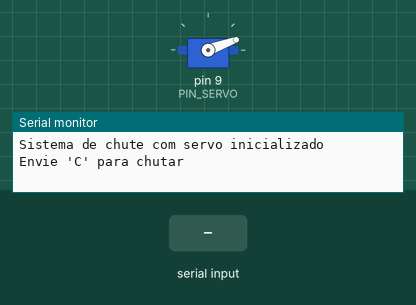
Simulated run of this sketch. Board: Arduino Uno, built with avr-gcc and run on an emulated ATmega328P. Parts: servo, the last lines printed to the serial monitor. Inputs (shaded band) come from the test bench.

Above: at 1.2 s.
1.3 s: "C" received over Serial
At 1.45 s:
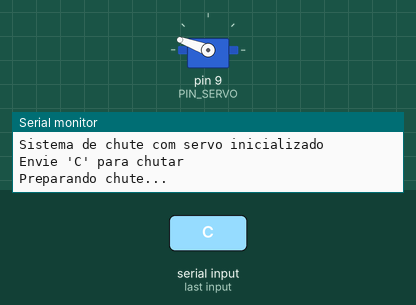
Timing chart, 0 to 4.3 s (numbered marks = the images above; inputs shaded):
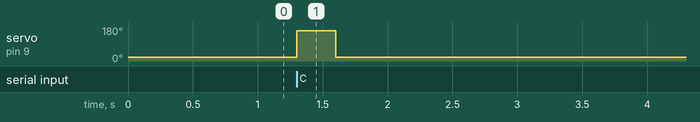

The sketch:

servo_chute_arduino.ino
```cpp
#include <Servo.h>

Servo servo_chute;

// Pino de controle do servo
const int PIN_SERVO = 9;

// Posições do servo (ajustar conforme a mecânica)
const int POS_REPOUSO = 20;   // Posição inicial (mola relaxada)
const int POS_ARMADO  = 160;  // Posição que comprime a mola

void setup() {
  Serial.begin(9600);

  // Inicializa servo
  servo_chute.attach(PIN_SERVO);
  servo_chute.write(POS_REPOUSO);

  Serial.println("Sistema de chute com servo inicializado");
  Serial.println("Envie 'C' para chutar");
}

void loop() {
  if (Serial.available() > 0) {
    char comando = Serial.read();

    if (comando == 'C' || comando == 'c') {
      executar_chute();
    }
  }
}

void executar_chute() {
  Serial.println("Preparando chute...");

  // 1. Move servo para armar a mola
  servo_chute.write(POS_ARMADO);
  delay(300); // Aguarda o servo atingir a posição

  Serial.println("CHUTE!");

  // 2. Retorna rapidamente para liberar a mola
  servo_chute.write(POS_REPOUSO);
  delay(200);

  Serial.println("Chute executado!");
}
```

Measured:
- after the input at 1.3 s, servo on pin 9 (PIN_SERVO): 20° → 160° at once, → 20° 0.30 s later
